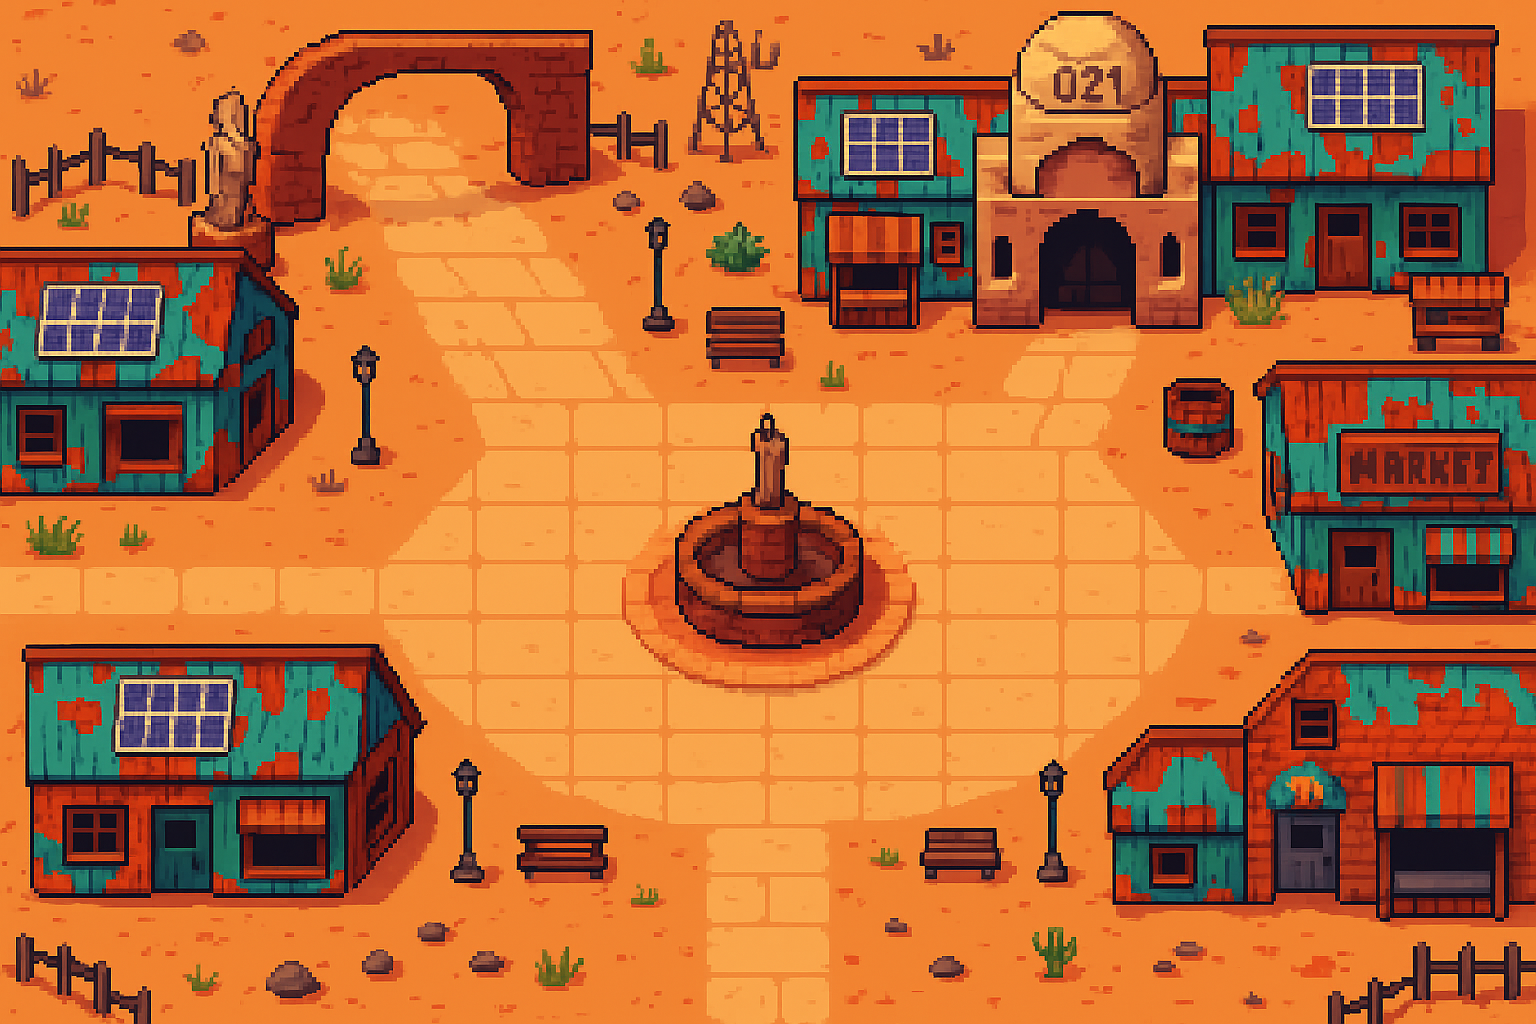

Below is a game level as drawn by its tile map, then a one-line description and the .tmx file that defines it, in full:
An orthogonal 48x32 tile map with 32x32 px tiles, 1 tile layer (Capa de patrones 1).

<map version="1.10" tiledversion="1.11.2" orientation="orthogonal" renderorder="right-down" width="48" height="32" tilewidth="32" tileheight="32" infinite="0" nextlayerid="2" nextobjectid="1">
 <tileset firstgid="1" source="Asentamiento oasis21.tsx" />
 <layer id="1" name="Capa de patrones 1" width="48" height="32">
  <data encoding="csv">
1,2,3,4,5,6,7,8,9,10,11,12,13,14,15,16,17,18,19,20,21,22,23,24,25,26,27,28,29,30,31,32,33,34,35,36,37,38,39,40,41,42,43,44,45,46,47,48,
49,50,51,52,53,54,55,56,57,58,59,60,61,62,63,64,65,66,67,68,69,70,71,72,73,74,75,76,77,78,79,80,81,82,83,84,85,86,87,88,89,90,91,92,93,94,95,96,
97,98,99,100,101,102,103,104,105,106,107,108,109,110,111,112,113,114,115,116,117,118,119,120,121,122,123,124,125,126,127,128,129,130,131,132,133,134,135,136,137,138,139,140,141,142,143,144,
145,146,147,148,149,150,151,152,153,154,155,156,157,158,159,160,161,162,163,164,165,166,167,168,169,170,171,172,173,174,175,176,177,178,179,180,181,182,183,184,185,186,187,188,189,190,191,192,
193,194,195,196,197,198,199,200,201,202,203,204,205,206,207,208,209,210,211,212,213,214,215,216,217,218,219,220,221,222,223,224,225,226,227,228,229,230,231,232,233,234,235,236,237,238,239,240,
241,242,243,244,245,246,247,248,249,250,251,252,253,254,255,256,257,258,259,260,261,262,263,264,265,266,267,268,269,270,271,272,273,274,275,276,277,278,279,280,281,282,283,284,285,286,287,288,
289,290,291,292,293,294,295,296,297,298,299,300,301,302,303,304,305,306,307,308,309,310,311,312,313,314,315,316,317,318,319,320,321,322,323,324,325,326,327,328,329,330,331,332,333,334,335,336,
337,338,339,340,341,342,343,344,345,346,347,348,349,350,351,352,353,354,355,356,357,358,359,360,361,362,363,364,365,366,367,368,369,370,371,372,373,374,375,376,377,378,379,380,381,382,383,384,
385,386,387,388,389,390,391,392,393,394,395,396,397,398,399,400,401,402,403,404,405,406,407,408,409,410,411,412,413,414,415,416,417,418,419,420,421,422,423,424,425,426,427,428,429,430,431,432,
433,434,435,436,437,438,439,440,441,442,443,444,445,446,447,448,449,450,451,452,453,454,455,456,457,458,459,460,461,462,463,464,465,466,467,468,469,470,471,472,473,474,475,476,477,478,479,480,
481,482,483,484,485,486,487,488,489,490,491,492,493,494,495,496,497,498,499,500,501,502,503,504,505,506,507,508,509,510,511,512,513,514,515,516,517,518,519,520,521,522,523,524,525,526,527,528,
529,530,531,532,533,534,535,536,537,538,539,540,541,542,543,544,545,546,547,548,549,550,551,552,553,554,555,556,557,558,559,560,561,562,563,564,565,566,567,568,569,570,571,572,573,574,575,576,
577,578,579,580,581,582,583,584,585,586,587,588,589,590,591,592,593,594,595,596,597,598,599,600,601,602,603,604,605,606,607,608,609,610,611,612,613,614,615,616,617,618,619,620,621,622,623,624,
625,626,627,628,629,630,631,632,633,634,635,636,637,638,639,640,641,642,643,644,645,646,647,648,649,650,651,652,653,654,655,656,657,658,659,660,661,662,663,664,665,666,667,668,669,670,671,672,
673,674,675,676,677,678,679,680,681,682,683,684,685,686,687,688,689,690,691,692,693,694,695,696,697,698,699,700,701,702,703,704,705,706,707,708,709,710,711,712,713,714,715,716,717,718,719,720,
721,722,723,724,725,726,727,728,729,730,731,732,733,734,735,736,737,738,739,740,741,742,743,744,745,746,747,748,749,750,751,752,753,754,755,756,757,758,759,760,761,762,763,764,765,766,767,768,
769,770,771,772,773,774,775,776,777,778,779,780,781,782,783,784,785,786,787,788,789,790,791,792,793,794,795,796,797,798,799,800,801,802,803,804,805,806,807,808,809,810,811,812,813,814,815,816,
817,818,819,820,821,822,823,824,825,826,827,828,829,830,831,832,833,834,835,836,837,838,839,840,841,842,843,844,845,846,847,848,849,850,851,852,853,854,855,856,857,858,859,860,861,862,863,864,
865,866,867,868,869,870,871,872,873,874,875,876,877,878,879,880,881,882,883,884,885,886,887,888,889,890,891,892,893,894,895,896,897,898,899,900,901,902,903,904,905,906,907,908,909,910,911,912,
913,914,915,916,917,918,919,920,921,922,923,924,925,926,927,928,929,930,931,932,933,934,935,936,937,938,939,940,941,942,943,944,945,946,947,948,949,950,951,952,953,954,955,956,957,958,959,960,
961,962,963,964,965,966,967,968,969,970,971,972,973,974,975,976,977,978,979,980,981,982,983,984,985,986,987,988,989,990,991,992,993,994,995,996,997,998,999,1000,1001,1002,1003,1004,1005,1006,1007,1008,
1009,1010,1011,1012,1013,1014,1015,1016,1017,1018,1019,1020,1021,1022,1023,1024,1025,1026,1027,1028,1029,1030,1031,1032,1033,1034,1035,1036,1037,1038,1039,1040,1041,1042,1043,1044,1045,1046,1047,1048,1049,1050,1051,1052,1053,1054,1055,1056,
1057,1058,1059,1060,1061,1062,1063,1064,1065,1066,1067,1068,1069,1070,1071,1072,1073,1074,1075,1076,1077,1078,1079,1080,1081,1082,1083,1084,1085,1086,1087,1088,1089,1090,1091,1092,1093,1094,1095,1096,1097,1098,1099,1100,1101,1102,1103,1104,
1105,1106,1107,1108,1109,1110,1111,1112,1113,1114,1115,1116,1117,1118,1119,1120,1121,1122,1123,1124,1125,1126,1127,1128,1129,1130,1131,1132,1133,1134,1135,1136,1137,1138,1139,1140,1141,1142,1143,1144,1145,1146,1147,1148,1149,1150,1151,1152,
1153,1154,1155,1156,1157,1158,1159,1160,1161,1162,1163,1164,1165,1166,1167,1168,1169,1170,1171,1172,1173,1174,1175,1176,1177,1178,1179,1180,1181,1182,1183,1184,1185,1186,1187,1188,1189,1190,1191,1192,1193,1194,1195,1196,1197,1198,1199,1200,
1201,1202,1203,1204,1205,1206,1207,1208,1209,1210,1211,1212,1213,1214,1215,1216,1217,1218,1219,1220,1221,1222,1223,1224,1225,1226,1227,1228,1229,1230,1231,1232,1233,1234,1235,1236,1237,1238,1239,1240,1241,1242,1243,1244,1245,1246,1247,1248,
1249,1250,1251,1252,1253,1254,1255,1256,1257,1258,1259,1260,1261,1262,1263,1264,1265,1266,1267,1268,1269,1270,1271,1272,1273,1274,1275,1276,1277,1278,1279,1280,1281,1282,1283,1284,1285,1286,1287,1288,1289,1290,1291,1292,1293,1294,1295,1296,
1297,1298,1299,1300,1301,1302,1303,1304,1305,1306,1307,1308,1309,1310,1311,1312,1313,1314,1315,1316,1317,1318,1319,1320,1321,1322,1323,1324,1325,1326,1327,1328,1329,1330,1331,1332,1333,1334,1335,1336,1337,1338,1339,1340,1341,1342,1343,1344,
1345,1346,1347,1348,1349,1350,1351,1352,1353,1354,1355,1356,1357,1358,1359,1360,1361,1362,1363,1364,1365,1366,1367,1368,1369,1370,1371,1372,1373,1374,1375,1376,1377,1378,1379,1380,1381,1382,1383,1384,1385,1386,1387,1388,1389,1390,1391,1392,
1393,1394,1395,1396,1397,1398,1399,1400,1401,1402,1403,1404,1405,1406,1407,1408,1409,1410,1411,1412,1413,1414,1415,1416,1417,1418,1419,1420,1421,1422,1423,1424,1425,1426,1427,1428,1429,1430,1431,1432,1433,1434,1435,1436,1437,1438,1439,1440,
1441,1442,1443,1444,1445,1446,1447,1448,1449,1450,1451,1452,1453,1454,1455,1456,1457,1458,1459,1460,1461,1462,1463,1464,1465,1466,1467,1468,1469,1470,1471,1472,1473,1474,1475,1476,1477,1478,1479,1480,1481,1482,1483,1484,1485,1486,1487,1488,
1489,1490,1491,1492,1493,1494,1495,1496,1497,1498,1499,1500,1501,1502,1503,1504,1505,1506,1507,1508,1509,1510,1511,1512,1513,1514,1515,1516,28,1518,1519,1520,1521,1522,1523,1524,1525,1526,1527,1528,1529,1530,1531,1532,1533,1534,1535,1536
</data>
 </layer>
</map>
